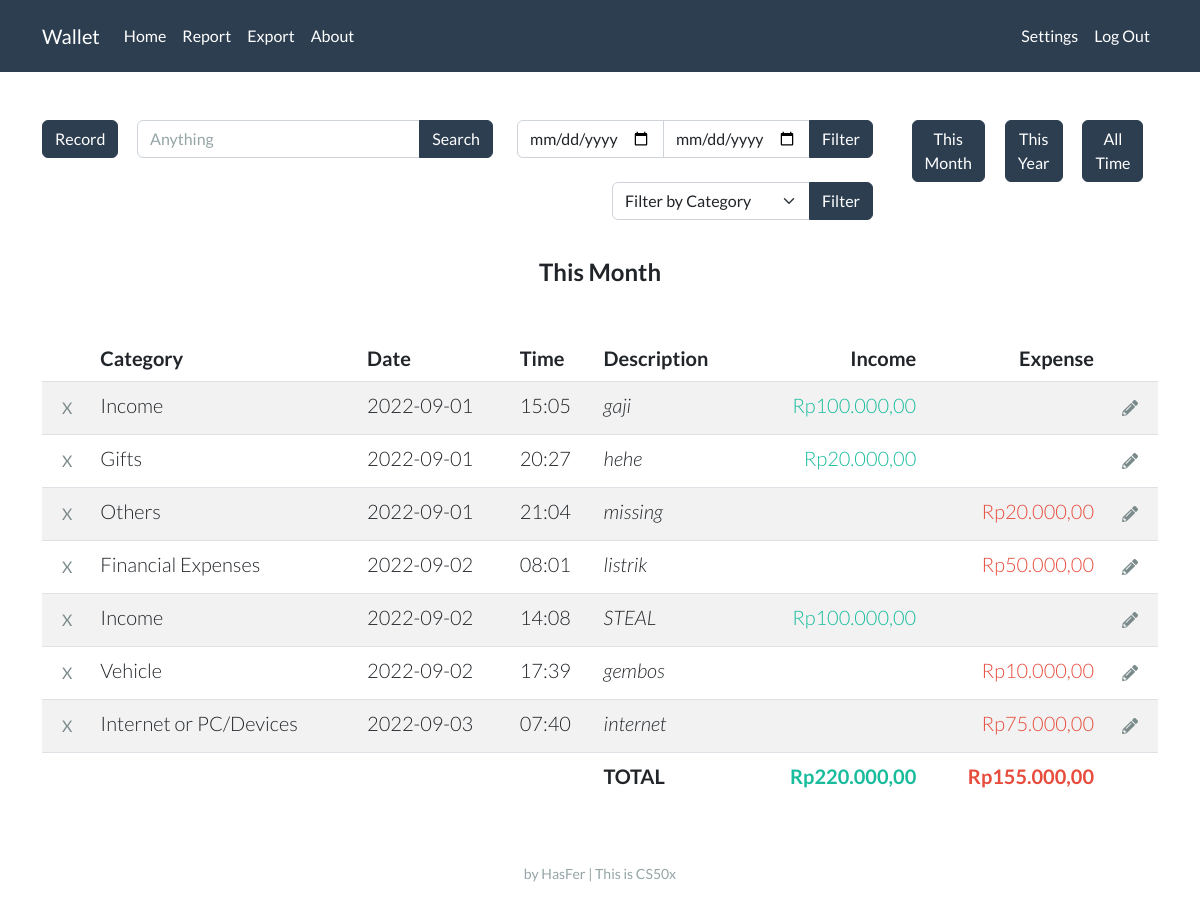
Page / (signed in) on the earlier database version.
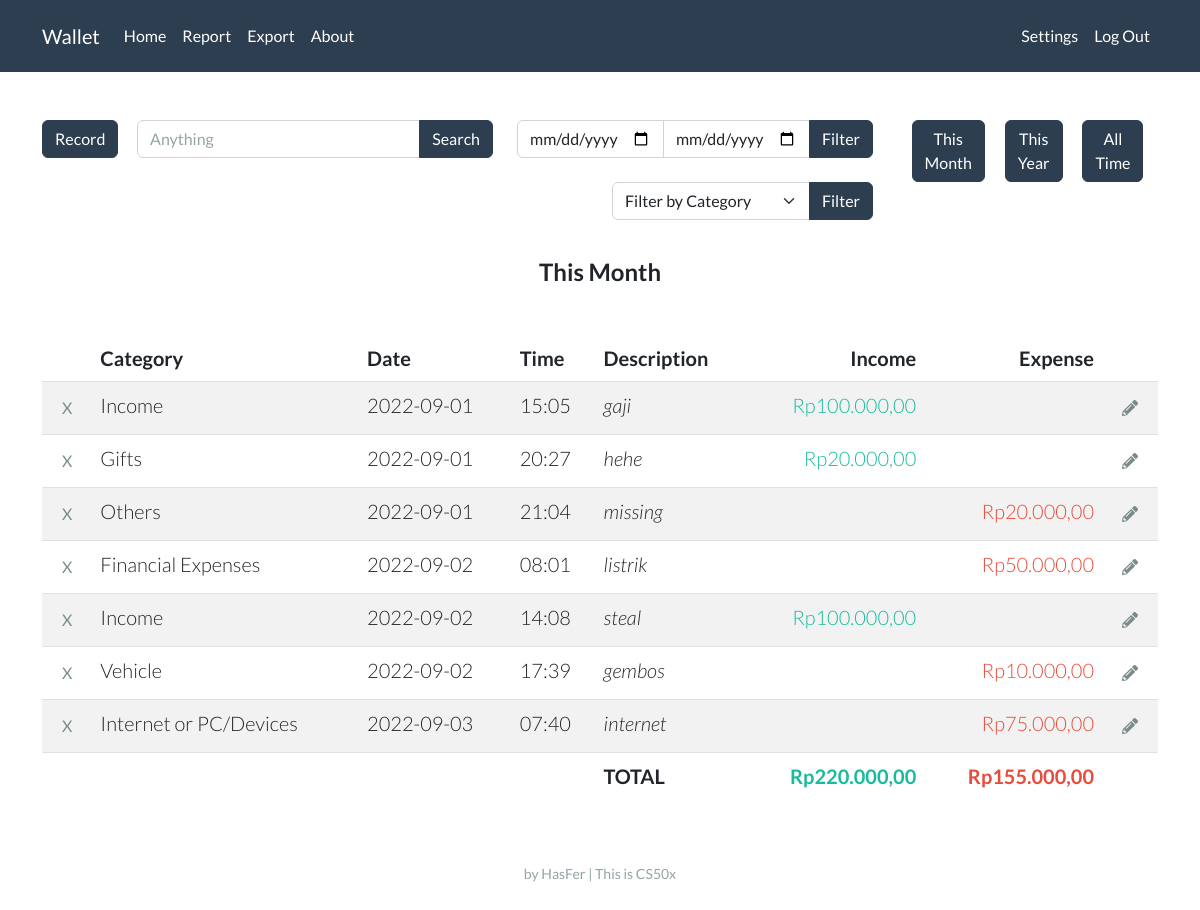
Same page on the later database version.
### tables this page shows
CREATE TABLE records (
                id INTEGER,
                user_id INTEGER,
                account_name TEXT,
                account_category TEXT,
                date NUMBER,
                time NUMBER,
                description TEXT, amount REAL, random_id TEXT,
                PRIMARY KEY(id),
                FOREIGN KEY(user_id) REFERENCES users(id)
                );

### app.py (the view, shortened to what this page needs)
@app.route("/", methods=["GET", "POST"])
def index():
    if session.get("user_id") is None:
        return render_template("index.html")
    con, cur = connect_db()
    if request.method == "GET" or request.form.get('filter_btn') == 'This Month':
        year_now = str(datetime.now().year)
        month_now = str(datetime.now().month)
        date_filter = year_now + '%' + month_now + '%'
        label = 'This Month'
    if request.form.get('filter_btn') == 'between':
        res = cur.execute("SELECT * FROM records WHERE user_id = ? AND date BETWEEN ? AND ? ORDER BY date",
                          (session["user_id"], start_date, end_date))
    elif request.form.get('search_btn') == 'search_btn':
        res = cur.execute("SELECT * FROM records WHERE user_id = ? AND (account_name LIKE ? OR description LIKE ?) ORDER BY date",
                          (session["user_id"], f"%{keyword}%", f"%{keyword}%"))
    else:
        res = cur.execute("SELECT * FROM records WHERE user_id = ? AND date LIKE ? ORDER BY date", (session["user_id"], date_filter))
    res = list(res)
    print(res)
    income = 0
    expense = 0
    for i in res:
        if i[3] == 'Income':
            income += i[7]
        else:
            expense += i[7]
    records = []
    for i in res:
        i = list(i)
        i[7] = idr(i[7])
        records.append(i)
    income = idr(income)
    expense = idr(expense)
    income_list, expense_list = account_name_list()
    default_selected = "selected"
    con.close()
    return render_template("home.html", records=records, income=income, expense=expense, label=label, date_now=get_date_now(), time_now=get_time_now(), income_list=income_list, expense_list=expense_list, default_selected=default_selected)

### helpers.py (called while the page is built, shortened)
def connect_db(db="wallet.db"):
    con = sqlite3.connect(db)
    cur = con.cursor()
    return con, cur

def idr(value):
    value = f"Rp{value:,.2f}"
    rupiah = value.replace(".", "#")
    rupiah = rupiah.replace(",", ".")
    rupiah = rupiah.replace("#", ",")
    return rupiah

def get_date_now():
    now = datetime.now()
    day = now.day
    if day < 10:
        day = f"0{day}"
    month = now.month
    if month < 10:
        month = f"0{month}"
    year = now.year
    date_now = f"{year}-{month}-{day}"
    return date_now

def get_time_now():
    now = datetime.now()
    hour = now.hour
    if hour < 10:
        hour = f"0{hour}"
    minute = now.minute
    if minute < 10:
        minute = f"0{minute}"
    time_now = f"{hour}:{minute}"
    return time_now

def account_name_list(selected='', plug='', normal_mode=False):
    con, cur = connect_db()
    if normal_mode == False:
        res = cur.execute("SELECT * FROM account")
        income_list = []
        expense_list = []
        for i in res:
            if i[0] == 'Income':
                if i[1] == selected:
                    income_list.append([i[1], 'selected'])
                else:
                    income_list.append([i[1], plug])
            else:
                if i[1] == selected:
                    expense_list.append([i[1], 'selected'])
                else:
                    expense_list.append([i[1], plug])
    con.close()
    return income_list, expense_list

### templates/home.html (shortened to what this page needs)
{% extends "layout.html" %}
{% block main %}
<div class="row">
    <div class="col-lg-1">
        <button type="button" class="btn btn-primary " data-bs-toggle="collapse" data-bs-target="#demo">Record</button>
    </div>
    <div class="col-lg-4">
        <form action="/" method="post">
            <div class="input-group ">
                <input name="search_vield" type="text" class="form-control" placeholder="Anything" aria-label="Search" aria-describedby="button-addon2">
                <button name="search_btn" value="search_btn" class="btn btn-primary" type="submit" id="button-addon2">Search</button>
            </div>
        </form>
    </div>
    <div class="col-lg-4">
        <form action="/" method="post">
            <div class="input-group ">
                <input name="start_date" type="date" class="form-control">
                <input name="end_date" type="date" class="form-control">
                <button name="filter_btn" value="between" class="btn btn-primary" type="submit" id="button-addon2">Filter</button>
            </div>
        </form>
    </div>
    <div class="col-lg-3">
        <form action="/" method="post">
            <button name="filter_btn" value="This Month" type="submit" class="btn btn-primary me-2">This <br> Month</button>
            <button name="filter_btn" value="This Year" type="submit" class="btn btn-primary ms-2 me-2">This <br> Year</button>
            <button name="filter_btn" value="All Time" type="submit" class="btn btn-primary ms-2">All <br> Time</button>
        </form>
    </div>
</div>
<div class="row">
    <div class="col-lg-6"></div>
    <div class="col-lg-3">
        <div class="form-group">
            <form action="/" method="post">
                <div class="input-group mb-2">
                    <select required name="account_name" class="form-select form-control" id="exampleSelect1">
                        <option value="" disabled {{ default_selected }}>Filter by Category</option>
                    </select>
                    <button name="filter_btn" value="filter_by_category" class="btn btn-primary" type="submit" id="button-addon2">Filter</button>
                </div>
            </form>
        </div>
    </div>
</div>
<br>
<h4 class="mb-5 fw-bold">{{ label }}</h4>
<table class="table table-striped">
    <thead>
        <tr>
            <th style="width:1%;"></th>
            <th class="text-start">Category</th>
            <th class="text-start">Date</th>
            <th class="text-start">Time</th>
            <th class="text-start">Description</th>
            <th class="text-end">Income</th>
            <th class="text-end">Expense</th>
            <th style="width:1%;"></th>
        </tr>
    </thead>
    <tbody>
        {% for record in records %}
        <tr>
            <td>
                <form action="/delete" method="post">
                    <input class="btn btn-outline-dark border-0" type="submit" value="X" title="Delete">
                </form>
            </td>
            <td class="text-start">{{ record[2] }}</td>
            <td class="text-start">{{ record[4] }}</td>
            <td class="text-start">{{ record[5] }}</td>
            <td class="text-start"><em>{{ record[6] }}</em></td>
            <td class="text-end text-success">{% if record[3] in "Income" %}{{ record[7] }}{% endif %}</td>
            <td class="text-end text-danger">{% if record[3] not in "Income" %}{{ record[7] }}{% endif %}</td>
            <td>
                <form action="/edit" method="post">
                    <button class="btn btn-outline-dark border-0" type="submit" title="Edit">
                    </button>
                </form>
            </td>
        </tr>
        {% endfor %}
    </tbody>
    <tfoot>
        <tr>
            <td class="border-0"></td>
            <td class="border-0"></td>
            <td class="border-0"></td>
            <td class="border-0"></td>
            <td class="border-0 fw-bold text-start">TOTAL</td>
            <td class="border-0 fw-bold text-end text-success">{{ income }}</td>
            <td class="border-0 fw-bold text-end text-danger">{{ expense }}</td>
            <td class="border-0"></td>
        </tr>
    </tfoot>
</table>
{% endblock %}

### templates/layout.html (shortened to what this page needs)
<!DOCTYPE html>
<html lang="en">
<head>
    <link rel="stylesheet" href="/static/light.css">
</head>
<body>
    <nav class="navbar navbar-expand-lg navbar-dark bg-primary">
        <div class="container">
            <a class="navbar-brand" href="/">Wallet</a>
            <div class="collapse navbar-collapse" id="navbarColor01">
                {% if session["user_id"] %}
                <ul class="navbar-nav me-auto">
                    <li class="nav-item"><a class="nav-link" href="/">Home</a></li>
                    <li class="nav-item"><a class="nav-link" href="/report">Report</a></li>
                    <li class="nav-item"><a class="nav-link" href="/export">Export</a></li>
                    <li class="nav-item"><a class="nav-link" href="https://github.com/hasferrr/wallet/" target="_blank" rel="noopener noreferrer">About</a></li>
                </ul>
                <ul class="navbar-nav ms-auto">
                    <li class="nav-item"><a class="nav-link" href="/settings">Settings</a></li>
                    <li class="nav-item"><a class="nav-link" href="/logout">Log Out</a></li>
                </ul>
                {% endif %}
            </div>
        </div>
    </nav>
    <main class="container py-5 lead text-center">
        {% block main %}{% endblock %}
    </main>
    <footer class="mb-5 small text-center text-muted">
        by HasFer | This is CS50x
    </footer>
</body>
</html>

Differences in the rows shown:
changed records: description "STEAL" → "steal"
